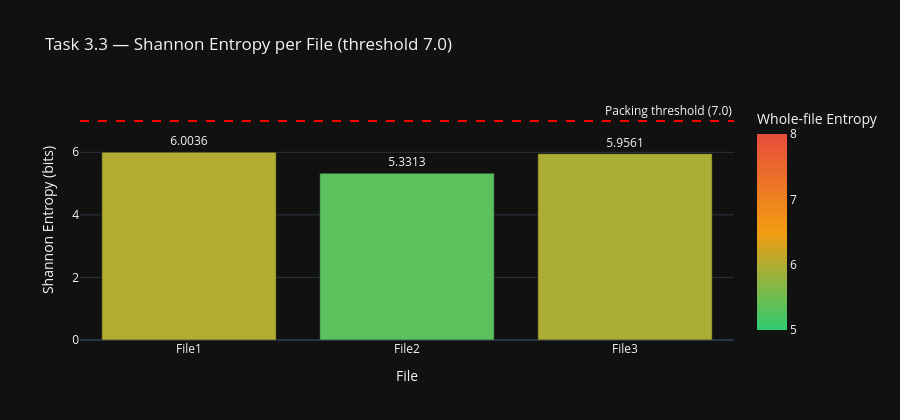
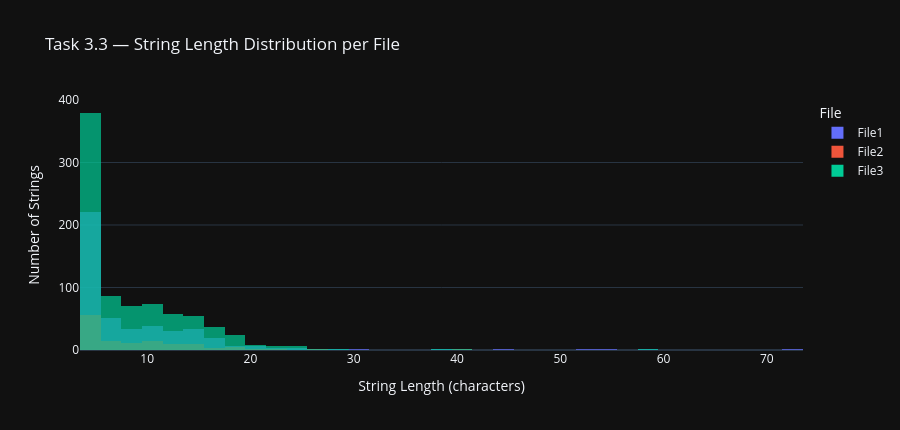

Here is the notebook cell these charts were saved with, in order:
### Markdown cell above
## Task 3.3 — String Extraction + Shannon Entropy Analysis
Printable ASCII strings (length ≥ 4) are extracted from raw bytes.
Shannon entropy is computed per file — high entropy (> 7.0) indicates
packed or encrypted content. String length distributions are plotted
as Plotly histograms.

### Code cell
# ── Task 3.3: String Extraction + Shannon Entropy ────────────────────────────

def extract_strings(file_bytes: bytes, min_len: int = 4) -> list:
    '''
    Extract sequences of printable ASCII characters from a byte sequence.

    Parameters:
        file_bytes (bytes): Raw binary content of the file.
        min_len (int): Minimum string length to keep.

    Returns:
        list of str: Extracted printable strings.
    '''
    printable = set(string.printable)
    result, current = [], []
    for byte in file_bytes:
        ch = chr(byte)
        if ch in printable and ch not in ('\n', '\r', '\t'):
            current.append(ch)
        else:
            if len(current) >= min_len:
                result.append(''.join(current))
            current = []
    if len(current) >= min_len:
        result.append(''.join(current))
    return result


def shannon_entropy(data: bytes) -> float:
    '''
    Compute Shannon entropy (bits) of a byte sequence.

    A value > 7.0 typically indicates packing or encryption.

    Parameters:
        data (bytes): Raw binary content.

    Returns:
        float: Entropy value in bits (0–8 range).
    '''
    if not data:
        return 0.0
    freq = {}
    for b in data:
        freq[b] = freq.get(b, 0) + 1
    n = len(data)
    return -sum((c / n) * math.log2(c / n) for c in freq.values())


string_data = []
entropy_summary = []

for name, path in PE_FILES.items():
    with open(path, 'rb') as f:
        raw = f.read()

    file_entropy = shannon_entropy(raw)
    strings = extract_strings(raw)
    lengths = [len(s) for s in strings]

    entropy_summary.append({
        'File': name,
        'Whole-file Entropy': round(file_entropy, 4),
        'Packed/Encrypted?': 'Likely' if file_entropy > 7.0 else 'Unlikely',
        'Total Strings': len(strings),
        'Avg String Length': round(np.mean(lengths), 2) if lengths else 0,
    })

    for s in strings:
        string_data.append({'File': name, 'String': s, 'Length': len(s)})

    print(f'{name}: entropy={file_entropy:.4f}, strings={len(strings)}')

# Entropy summary table
ent_df = pd.DataFrame(entropy_summary)
display(ent_df)

# Entropy bar chart
fig_ent_sum = px.bar(
    ent_df, x='File', y='Whole-file Entropy',
    title='Task 3.3 — Shannon Entropy per File (threshold 7.0)',
    color='Whole-file Entropy',
    color_continuous_scale=['#2ecc71', '#f39c12', '#e74c3c'],
    range_color=[5, 8],
    template='plotly_dark',
    text='Whole-file Entropy'
)
fig_ent_sum.add_hline(
    y=7.0, line_dash='dash', line_color='red',
    annotation_text='Packing threshold (7.0)'
)
fig_ent_sum.update_traces(texttemplate='%{text:.4f}', textposition='outside')
fig_ent_sum.update_layout(height=420, xaxis_title='File', yaxis_title='Shannon Entropy (bits)')
fig_ent_sum.show()

# String length distribution histograms
str_df = pd.DataFrame(string_data)
if not str_df.empty:
    fig_hist = px.histogram(
        str_df, x='Length', color='File',
        barmode='overlay',
        nbins=40,
        title='Task 3.3 — String Length Distribution per File',
        labels={'Length': 'String Length (chars)', 'count': 'Frequency'},
        opacity=0.7,
        template='plotly_dark'
    )
    fig_hist.update_layout(
        xaxis_title='String Length (characters)',
        yaxis_title='Number of Strings',
        legend_title='File',
        height=430
    )
    fig_hist.show()

### Figure 1 — Plotly figure (JSON) as saved in the notebook; plotly's stock layout.template omitted (floating-point values rounded to 4 significant figures)
{"data": [{"hovertemplate": "File=%{x}<br>Whole-file Entropy=%{marker.color}<extra></extra>", "legendgroup": "", "marker": {"color": [6.004, 5.331, 5.956], "coloraxis": "coloraxis", "pattern": {"shape": ""}}, "name": "", "orientation": "v", "showlegend": false, "text": [6.004, 5.331, 5.956], "textposition": "outside", "texttemplate": "%{text:.4f}", "type": "bar", "x": ["File1", "File2", "File3"], "xaxis": "x", "y": [6.004, 5.331, 5.956], "yaxis": "y"}], "layout": {"annotations": [{"showarrow": false, "text": "Packing threshold (7.0)", "x": 1, "xanchor": "right", "xref": "x domain", "y": 7, "yanchor": "bottom", "yref": "y"}], "barmode": "relative", "coloraxis": {"cmax": 8, "cmin": 5, "colorbar": {"title": {"text": "Whole-file Entropy"}}, "colorscale": [[0, "#2ecc71"], [0.5, "#f39c12"], [1, "#e74c3c"]]}, "height": 420, "legend": {"tracegroupgap": 0}, "shapes": [{"line": {"color": "red", "dash": "dash"}, "type": "line", "x0": 0, "x1": 1, "xref": "x domain", "y0": 7, "y1": 7, "yref": "y"}], "title": {"text": "Task 3.3 — Shannon Entropy per File (threshold 7.0)"}, "xaxis": {"anchor": "y", "domain": [0, 1], "title": {"text": "File"}}, "yaxis": {"anchor": "x", "domain": [0, 1], "title": {"text": "Shannon Entropy (bits)"}}}}

### Figure 2 — Plotly figure (JSON) as saved in the notebook; plotly's stock layout.template omitted (floating-point values rounded to 4 significant figures; data arrays with more than 128 entries replaced by an {"elided": "..."} marker saying what was removed)
{"data": [{"bingroup": "x", "hovertemplate": "File=File1<br>String Length (chars)=%{x}<br>count=%{y}<extra></extra>", "legendgroup": "File1", "marker": {"color": "#636efa", "opacity": 0.7, "pattern": {"shape": ""}}, "name": "File1", "nbinsx": 40, "orientation": "v", "showlegend": true, "type": "histogram", "x": {"elided": "459 int values"}, "xaxis": "x", "yaxis": "y"}, {"bingroup": "x", "hovertemplate": "File=File2<br>String Length (chars)=%{x}<br>count=%{y}<extra></extra>", "legendgroup": "File2", "marker": {"color": "#EF553B", "opacity": 0.7, "pattern": {"shape": ""}}, "name": "File2", "nbinsx": 40, "orientation": "v", "showlegend": true, "type": "histogram", "x": {"elided": "129 int values"}, "xaxis": "x", "yaxis": "y"}, {"bingroup": "x", "hovertemplate": "File=File3<br>String Length (chars)=%{x}<br>count=%{y}<extra></extra>", "legendgroup": "File3", "marker": {"color": "#00cc96", "opacity": 0.7, "pattern": {"shape": ""}}, "name": "File3", "nbinsx": 40, "orientation": "v", "showlegend": true, "type": "histogram", "x": {"elided": "812 int values"}, "xaxis": "x", "yaxis": "y"}], "layout": {"barmode": "overlay", "height": 430, "legend": {"title": {"text": "File"}, "tracegroupgap": 0}, "title": {"text": "Task 3.3 — String Length Distribution per File"}, "xaxis": {"anchor": "y", "domain": [0, 1], "title": {"text": "String Length (characters)"}}, "yaxis": {"anchor": "x", "domain": [0, 1], "title": {"text": "Number of Strings"}}}}
